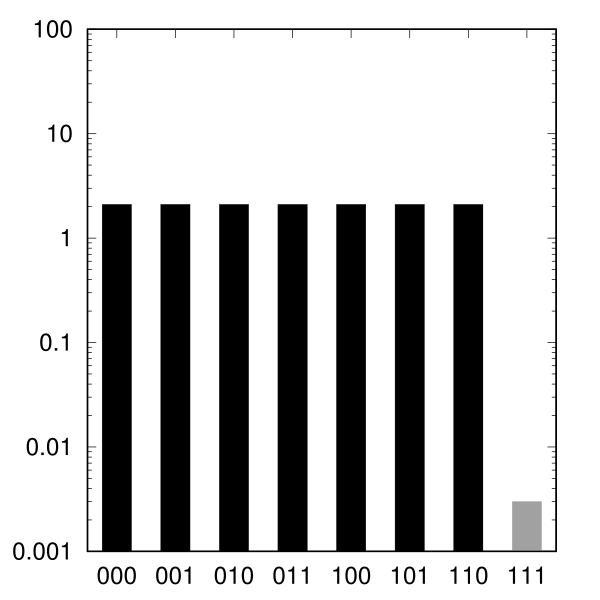

Here is the gnuplot script that generated this plot:
set output "demo_FixedGatesDigital0xFE_002_A000_YFP_truth.eps"
set terminal postscript eps enhanced color "Helvetica, 35" size 6,6
set boxwidth 0.5
set lmargin 6
set border linewidth 2
set tics scale 2
set mytics 10
set key off
set xrange [0.5:8+0.5]
set yrange [0.001:100.0]
set logscale y
set style fill solid
plot "< awk '{if($4 == \"red\") print}'  demo_FixedGatesDigital0xFE_002_A000_YFP_truth.dat" u 1:3:xtic(2) with boxes ls 1 lc rgb "dark-gray", \
     "< awk '{if($4 == \"blue\") print}' demo_FixedGatesDigital0xFE_002_A000_YFP_truth.dat" u 1:3:xtic(2) with boxes ls 1 lc rgb "black" 
